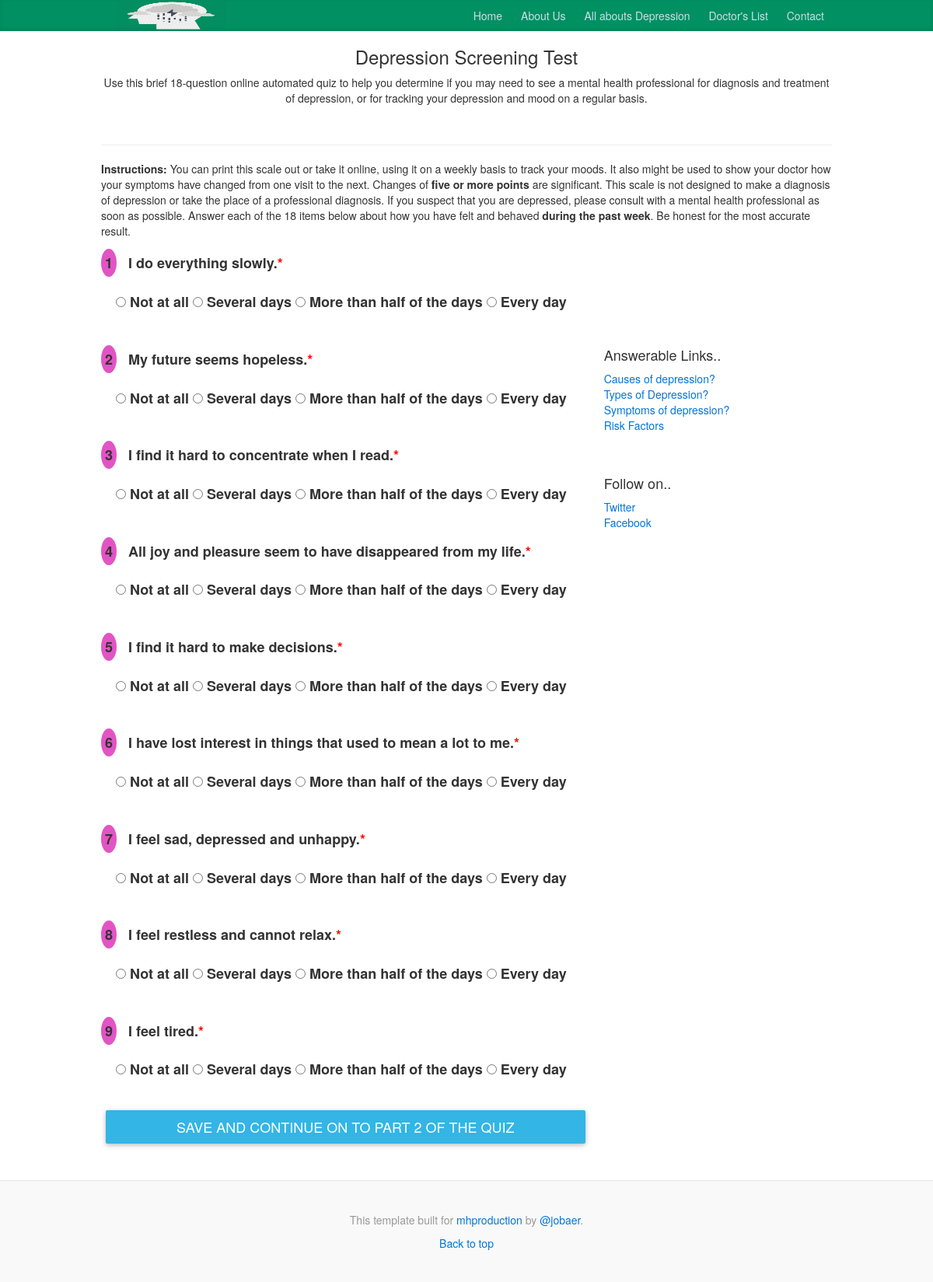
The page /question.php on the database its author committed.
### tables this page shows
CREATE TABLE `questions` (
  `id` int(11) NOT NULL,
  `question` varchar(255) NOT NULL,
  `option_value` double NOT NULL
);

### libs/Database.php (called while the page is built, shortened)
<?php
class Database
{
    public $host = DB_HOST;
    public $user = DB_USER;
    public $pass = DB_PASS;
    public $db_name = DB_NAME;
    public $link;
    private function connect(){
        $this->link = new mysqli($this->host,$this->user,$this->pass,$this->db_name);
    }
     public function select2($table_name)
    {
         $array = array();
         $query = "SELECT * FROM ".$table_name." LIMIT 0,9 ";
         $result = mysqli_query($this->link, $query);
         while($row = mysqli_fetch_assoc($result))
         {
              $array[] = $row;
         }
         return $array;
    }
}

### question.php (the view, shortened to what this page needs)
<?php
include ("includes/header.php");
include_once ("libs/Database.php");
$db = new Database();
$getQuestions= $db->select2('questions');
?>
<div class="col-md-12">
		    <div class="blog-header text-center">
		        <h3 class="">Depression Screening Test</h3><small></small>
		        <p class="">Use this brief 18-question online automated quiz to help you determine
		if you may need to see a mental health professional for diagnosis
		and treatment of depression, or for tracking your depression and mood on a regular basis.</p>
		    </div>
		    <hr>
		    <p><strong>Instructions:</strong> You can print this scale out or take it online, using it on a weekly basis to track your moods. It also might be used to show your doctor how your symptoms have changed from one visit to the next. Changes of <strong>five or more points</strong> are significant. This scale is not designed to make a diagnosis of depression or take the place of a professional diagnosis. If you suspect that you are depressed, please consult with a mental health professional as soon as possible.
Answer each of the 18 items below about how you have felt and behaved <strong>during the past week</strong>. Be honest for the most accurate result.</p>
		</div>
<div class="col-sm-8 blog-main">
	<form action="action.php" method="post">
		<?php
		$j=1;
			foreach($getQuestions as $show){
		?>
		<dl>
			<dt> <span class="no"><?php echo " ".$j;?></span> <span class="ques"><?php  echo $show['question']; ?></span><span class="required">*</span></dt>
			<dd class="spaceing">
				<label for="a">
					<input id="a"  type="radio" name="<?php echo $show['id']; ?>" value="0" required> Not at all
				</label>
				<label for="b">
					<input id="b" type="radio" name="<?php echo $show['id']; ?>" value="0.5" required> Several days
				</label>
				<label for="c">
					<input id="c" type="radio" name="<?php echo $show['id']; ?>" value="1" required> More than half of the days
				</label>
				<label for="d">
					<input id="d" type="radio" name="<?php echo $show['id']; ?>" value="1.5" required> Every day
				</label>
			</dd>
		</dl>
<?php $j++;  }  ?>
		<input type="submit" name="submit" value="  Save and Continue on to Part 2 of the Quiz" class="btn btn-info btn-block">
	</form>
	<div class="cler">text</div>
        </div>
<?php
include ("includes/sidebar.php");
include ("includes/footer.php");
?>

### assets/css/custom.css (style rules this page uses)
body { font-family: Georgia, "Times New Roman", Times, serif; color: #555; }
h1, .h1, h2, .h2, h3, .h3, h4, .h4, h5, .h5, h6, .h6 { margin-top: 0; font-family: "Helvetica Neue", Helvetica, Arial, sans-serif; font-weight: normal; color: #333; }
.blog-header { padding-top: 20px; padding-bottom: 20px; }
.blog-main { font-size: 18px; line-height: 1.5; }

### assets/css/mycss.css (style rules this page uses)
body { font-family: "Helvetica Neue",Helvetica,Arial,sans-serif; font-size: 14px; line-height: 1.42857143; color: #333; background-color: #fff; font-weight: normal; }
.btn { font-size: 1.8rem; padding: .85rem 2.13rem; margin: 6px; border-radius: 2px; border: 0; -webkit-transition: .2s ease-out; transition: .2s ease-out; white-space: normal!important; cursor: pointer; }
input[type=radio] { margin: 4px 0 0; margin-top: 1px\9; cursor: pointer; line-height: normal; }
label { display: inline-block; max-width: 100%; margin-bottom: 5px; font-weight: 700; cursor: pointer; }
span.no { height: 0px; background-color: #e254c4; padding: 5px; border-radius: 100%; }
dd, dt { line-height: 2.428571; }
span.ques { padding-left: 10px; }
dd.spaceing { padding: 5px 0px 5px 19px; }
span.required { color: red; }
.cler { margin: 10px 10px; text-indent: -9999px; }

### rows shown on the page
questions: question "I do everything slowly."
questions: question "My future seems hopeless."
questions: question "I find it hard to concentrate when I read."
questions: question "All joy and pleasure seem to have disappeared from my life."
questions: question "I find it hard to make decisions."
questions: question "I have lost interest in things that used to mean a lot to me."
questions: question "I feel sad, depressed and unhappy."
questions: question "I feel restless and cannot relax."
questions: question "I feel tired."
